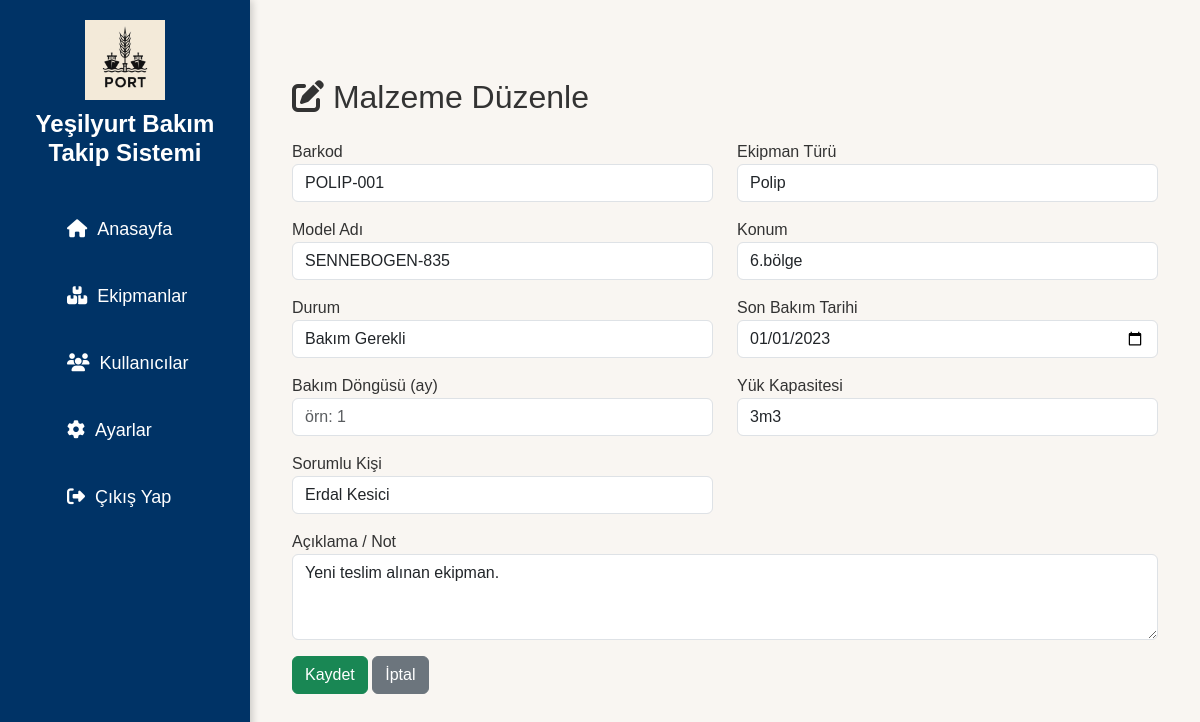
Before: /edit/1 (signed in) with the older database file.
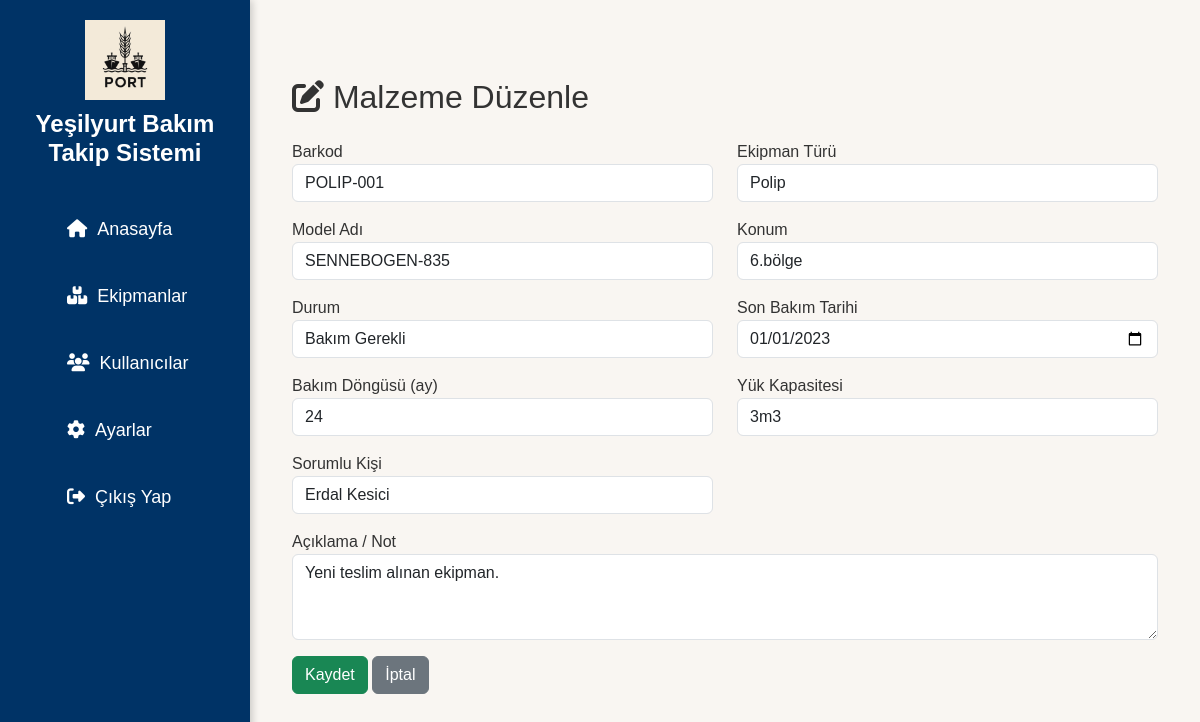
After: the same page with the newer database file.
### app/models.py (models this page shows)
class Parca(db.Model):
    __tablename__ = 'parcalar'
    id = db.Column(db.Integer, primary_key=True)
    barcode = db.Column(db.String(100), unique=True, nullable=False)
    ekipman_turu = db.Column(db.String(100), nullable=False)
    model_adi = db.Column(db.String(100), nullable=False)
    konum = db.Column(db.String(100), nullable=False)
    durum = db.Column(db.String(50), nullable=False)
    bir_sonraki_bakim = db.Column(db.Date, nullable=True)
    son_bakim_tarihi = db.Column(db.Date, nullable=True)
    bakim_dongusu = db.Column(db.String(50), nullable=True)
    bakim_durum = db.Column(db.String(50), nullable=True)  # ✅ تمت إضافته
    notlar = db.Column(db.Text, nullable=True)              # ✅ تمت إضافته
    kisa_aciklama = db.Column(db.Text, nullable=True)
    yuk_kapasitesi = db.Column(db.String(50), nullable=True)
    sorumlu_kisi = db.Column(db.String(100), nullable=True)
    created_at = db.Column(db.DateTime, default=datetime.utcnow)
    bakim_kayitlari = db.relationship('BakimKaydi', backref='parca', lazy=True)

### app/routes.py (the view, shortened to what this page needs)
@main.route('/edit/<int:parca_id>', methods=['GET', 'POST'])
@login_required
def edit(parca_id):
    parca = Parca.query.get_or_404(parca_id)
    return render_template('edit.html', parca=parca)

### app/__init__.py (called while the page is built)
def create_app():
    app = Flask(__name__)
    app.config.from_object('config.Config')
    db.init_app(app)
    login_manager.init_app(app)
    migrate.init_app(app, db)  # ✅ جديد
    login_manager.login_view = 'auth.login'
    @login_manager.user_loader
    def load_user(user_id):
        return User.query.get(int(user_id))
    app.register_blueprint(main)
    app.register_blueprint(auth)
    app.register_blueprint(api)  # ✅ API
    return app

### app/templates/edit.html (shortened to what this page needs)
{% extends 'layout.html' %}
{% block content %}
<div class="container mt-5">
  <h2 class="mb-4"><i class="fas fa-edit"></i> Malzeme Düzenle</h2>
  <form method="POST">
    <div class="row">
      <div class="col-md-6 mb-3">
        <label for="barcode">Barkod</label>
        <input type="text" class="form-control" name="barcode" value="{{ parca.barcode }}" required>
      </div>
      <div class="col-md-6 mb-3">
        <label for="ekipman_turu">Ekipman Türü</label>
        <input type="text" class="form-control" name="ekipman_turu" value="{{ parca.ekipman_turu }}" required>
      </div>
      <div class="col-md-6 mb-3">
        <label for="model_adi">Model Adı</label>
        <input type="text" class="form-control" name="model_adi" value="{{ parca.model_adi }}" required>
      </div>
      <div class="col-md-6 mb-3">
        <label for="konum">Konum</label>
        <input type="text" class="form-control" name="konum" value="{{ parca.konum }}" required>
      </div>
      <div class="col-md-6 mb-3">
        <label for="durum">Durum</label>
        <select class="form-control" name="durum" required>
          <option value="Bakım Gerekli" {% if parca.durum == 'Bakım Gerekli' %}selected{% endif %}>Bakım Gerekli</option>
        </select>
      </div>
      <div class="col-md-6 mb-3">
        <label for="son_bakim_tarihi">Son Bakım Tarihi</label>
        <input type="date" class="form-control" name="son_bakim_tarihi" value="{{ parca.son_bakim_tarihi }}">
      </div>
      <div class="col-md-6 mb-3">
        <label for="bakim_dongusu">Bakım Döngüsü (ay)</label>
        <input type="number" class="form-control" name="bakim_dongusu" value="{{ parca.bakim_dongusu }}" min="1" placeholder="örn: 1">
      </div>
      <div class="col-md-6 mb-3">
        <label for="yuk_kapasitesi">Yük Kapasitesi</label>
        <input type="text" class="form-control" name="yuk_kapasitesi" value="{{ parca.yuk_kapasitesi }}">
      </div>
      <div class="col-md-6 mb-3">
        <label for="sorumlu_kisi">Sorumlu Kişi</label>
        <input type="text" class="form-control" name="sorumlu_kisi" value="{{ parca.sorumlu_kisi }}">
      </div>
      <div class="col-12 mb-3">
        <label for="kisa_aciklama">Açıklama / Not</label>
        <textarea class="form-control" name="kisa_aciklama" rows="3">{{ parca.kisa_aciklama }}</textarea>
      </div>
    </div>
    <button type="submit" class="btn btn-success">Kaydet</button>
    <a href="{{ url_for('main.detail', parca_id=parca.id) }}" class="btn btn-secondary">İptal</a>
  </form>
</div>
{% endblock %}

Changed rows visible on the page:
changed Parca "POLIP-001": bakim_dongusu (not shown) → "24"
